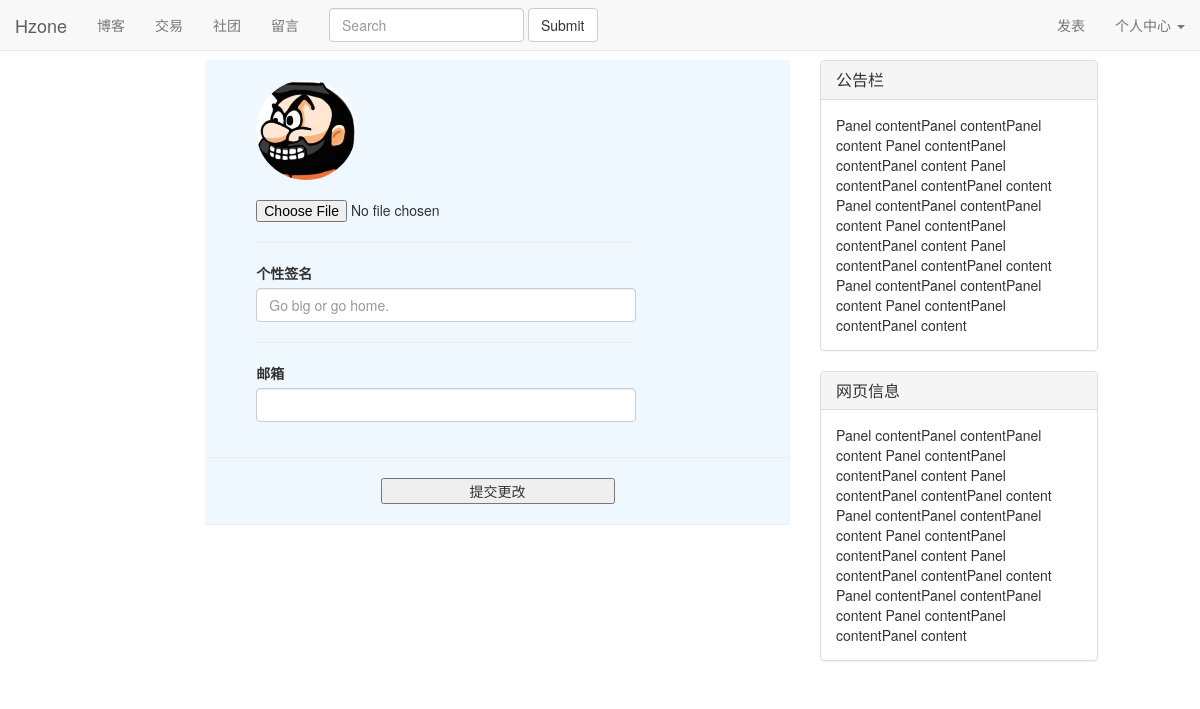
/user/update/ (signed in), run on an earlier commit of the app's database.
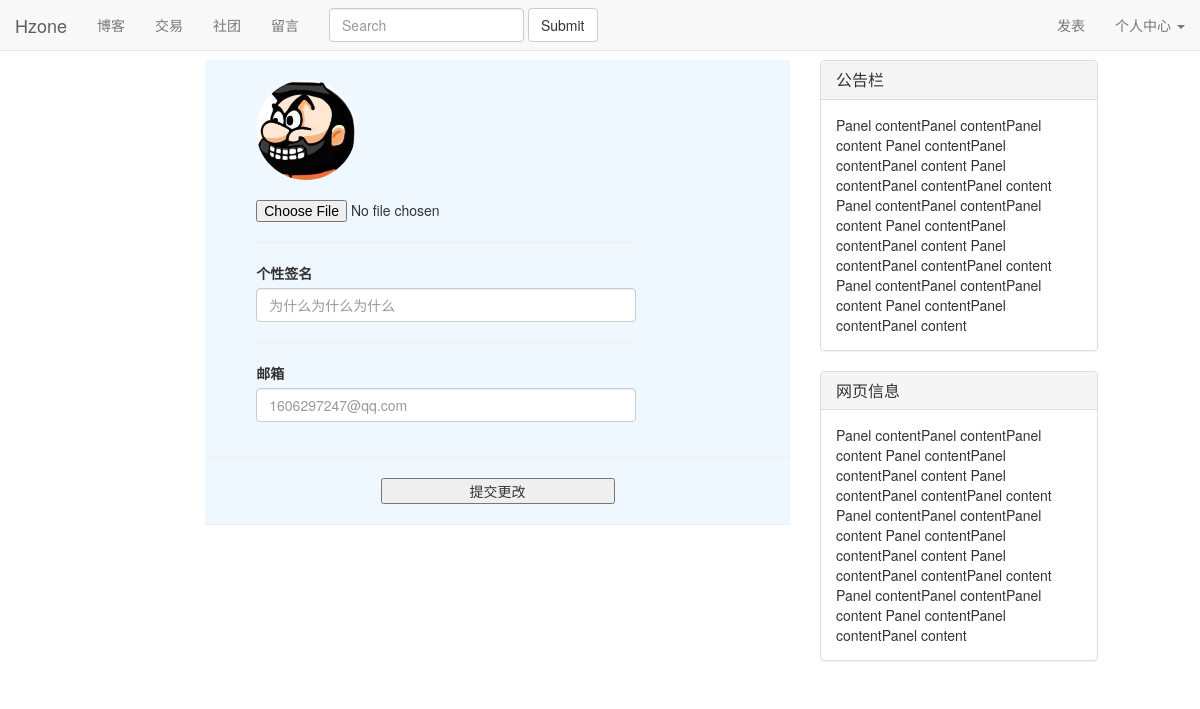
And on a later commit of the database.
### user/models.py (models this page shows)
class User(AbstractUser):
    motto = models.TextField(max_length=24)
    icon = models.ImageField(default="./static/icon/default.jpg",upload_to='./static/icon/')

### user/views.py (the view)
# urls.py: path('update/',views.update),
def update(request):
    context = {}
    response = render(request,'update.html',context)
    return response

### user/templates/update.html (shortened to what this page needs)
{% extends 'base.html' %}
{% block content %}
    <form id="user_form" enctype="multipart/form-data" action="/user/upload/" method="post" style="background-color: aliceblue;">
        <div class="row">
            <br>
            <div class="col-md-1"></div>
            <div class="col-md-8">
                <img class="img-circle" src="/{{ user.icon }}" height="100px" width="100px">
                <br><br>
                <input type="file" name="icon">
                <hr>
                <div class="form-group">
                    <label>个性签名</label>
                    <input type="text" name="motto" class="form-control" placeholder="{{ user.motto }}">
                </div>
                <hr>
                <div class="form-group">
                    <label for="exampleInputEmail1">邮箱</label>
                    <input type="email" name="email" class="form-control" placeholder="{{ user.email }}">
                </div>
            </div>
            <div class="col-md-3"></div>
        </div>
        <hr>
        <button type="submit" style="width: 40%;" class="center-block">提交更改</button>
        <hr>
    </form>
{% endblock %}

What changed in the data, as far as the page shows it:
changed User: motto "Go big or go home." → "为什么为什么为什么"; email (not shown) → "1606297247@qq.com"
